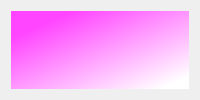
<?xml version="1.0" encoding="UTF-8"?>
<ui version="4.0">
 <class>Dialog</class>
 <widget class="QDialog" name="Dialog">
  <property name="geometry">
   <rect>
    <x>0</x>
    <y>0</y>
    <width>1200</width>
    <height>0</height>
   </rect>
  </property>
  <property name="windowTitle">
   <string>Dialog</string>
  </property>
  <layout class="QVBoxLayout" name="verticalLayout">
   <item>
    <widget class="QWidget" name="widget" native="true">
     <property name="styleSheet">
      <string notr="true">background-color: qlineargradient(spread:pad, x1:0.176, y1:0.176136, x2:0.912, y2:0.931818, stop:0 rgba(255, 69, 255, 255), stop:1 rgba(255, 255, 255, 255));</string>
     </property>
     <widget class="QLabel" name="img">
      <property name="geometry">
       <rect>
        <x>390</x>
        <y>90</y>
        <width>400</width>
        <height>400</height>
       </rect>
      </property>
      <property name="styleSheet">
       <string notr="true">background-color: rgba(0, 0, 0,0);</string>
      </property>
      <property name="text">
       <string/>
      </property>
     </widget>
     <widget class="QLabel" name="label_2">
      <property name="geometry">
       <rect>
        <x>0</x>
        <y>480</y>
        <width>1181</width>
        <height>171</height>
       </rect>
      </property>
      <property name="styleSheet">
       <string notr="true">background-color : rgba(0,0,0,0);
font: 20pt &quot;MS Shell Dlg 2&quot;;</string>
      </property>
      <property name="text">
       <string>&lt;html&gt;&lt;head/&gt;&lt;body&gt;&lt;p align=&quot;center&quot;&gt;Seems like your Internet is gone 😔&lt;/p&gt;&lt;/body&gt;&lt;/html&gt;</string>
      </property>
     </widget>
     <widget class="QPushButton" name="rbtn">
      <property name="geometry">
       <rect>
        <x>470</x>
        <y>660</y>
        <width>211</width>
        <height>61</height>
       </rect>
      </property>
      <property name="styleSheet">
       <string notr="true">background-color : rgba(0,0,0,0);
background-color: qlineargradient(spread:pad, x1:0.124378, y1:0.148, x2:0.915423, y2:0.92, stop:0 rgba(255, 255, 255, 255), stop:1 rgba(255, 255, 127, 255));
font: 20pt &quot;MS Shell Dlg 2&quot;;</string>
      </property>
      <property name="text">
       <string>Reload</string>
      </property>
     </widget>
    </widget>
   </item>
  </layout>
 </widget>
 <resources/>
 <connections/>
</ui>
